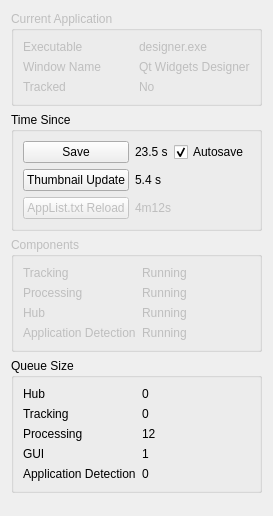
            <widget class="QWidget" name="scrollAreaWidgetContents_3">
             <property name="geometry">
              <rect>
               <x>0</x>
               <y>-155</y>
               <width>259</width>
               <height>516</height>
              </rect>
             </property>
             <layout class="QVBoxLayout" name="verticalLayout">
              <item>
               <widget class="QGroupBox" name="groupBox_11">
                <property name="enabled">
                 <bool>false</bool>
                </property>
                <property name="title">
                 <string>Current Application</string>
                </property>
                <layout class="QGridLayout" name="gridLayout_5">
                 <item row="2" column="0">
                  <widget class="QLabel" name="label_6">
                   <property name="text">
                    <string>Tracked</string>
                   </property>
                  </widget>
                 </item>
                 <item row="1" column="0">
                  <widget class="QLabel" name="label_10">
                   <property name="text">
                    <string>Window Name</string>
                   </property>
                  </widget>
                 </item>
                 <item row="0" column="0">
                  <widget class="QLabel" name="label_5">
                   <property name="text">
                    <string>Executable</string>
                   </property>
                  </widget>
                 </item>
                 <item row="0" column="1">
                  <widget class="QLabel" name="stat_app_exe">
                   <property name="text">
                    <string>designer.exe</string>
                   </property>
                  </widget>
                 </item>
                 <item row="1" column="1">
                  <widget class="QLabel" name="stat_app_window_name">
                   <property name="text">
                    <string>Qt Widgets Designer</string>
                   </property>
                  </widget>
                 </item>
                 <item row="2" column="1">
                  <widget class="QLabel" name="stat_app_tracked">
                   <property name="text">
                    <string>No</string>
                   </property>
                  </widget>
                 </item>
                </layout>
               </widget>
              </item>
              <item>
               <widget class="QGroupBox" name="groupBox_10">
                <property name="title">
                 <string>Time Since</string>
                </property>
                <layout class="QGridLayout" name="gridLayout_4">
                 <item row="0" column="0">
                  <widget class="QPushButton" name="save">
                   <property name="text">
                    <string>Save</string>
                   </property>
                  </widget>
                 </item>
                 <item row="2" column="0">
                  <widget class="QPushButton" name="pushButton">
                   <property name="enabled">
                    <bool>false</bool>
                   </property>
                   <property name="text">
                    <string>AppList.txt Reload</string>
                   </property>
                  </widget>
                 </item>
                 <item row="1" column="1">
                  <widget class="QLabel" name="time_since_thumbnail">
                   <property name="text">
                    <string>5.4 s</string>
                   </property>
                  </widget>
                 </item>
                 <item row="1" column="0">
                  <widget class="QPushButton" name="thumbnail_refresh">
                   <property name="text">
                    <string>Thumbnail Update</string>
                   </property>
                  </widget>
                 </item>
                 <item row="2" column="1">
                  <widget class="QLabel" name="label_3">
                   <property name="enabled">
                    <bool>false</bool>
                   </property>
                   <property name="text">
                    <string>4m12s</string>
                   </property>
                  </widget>
                 </item>
                 <item row="0" column="1">
                  <layout class="QHBoxLayout" name="horizontalLayout_7">
                   <item>
                    <widget class="QLabel" name="time_since_save">
                     <property name="text">
                      <string>23.5 s</string>
                     </property>
                    </widget>
                   </item>
                   <item>
                    <widget class="QCheckBox" name="autosave">
                     <property name="text">
                      <string>Autosave</string>
                     </property>
                     <property name="checked">
                      <bool>true</bool>
                     </property>
                    </widget>
                   </item>
                  </layout>
                 </item>
                </layout>
               </widget>
              </item>
              <item>
               <widget class="QGroupBox" name="groupBox_13">
                <property name="enabled">
                 <bool>false</bool>
                </property>
                <property name="title">
                 <string>Components</string>
                </property>
                <layout class="QGridLayout" name="gridLayout_8">
                 <item row="0" column="1">
                  <widget class="QLabel" name="stat_tracking_state">
                   <property name="text">
                    <string>Running</string>
                   </property>
                  </widget>
                 </item>
                 <item row="0" column="0">
                  <widget class="QLabel" name="label_34">
                   <property name="text">
                    <string>Tracking</string>
                   </property>
                  </widget>
                 </item>
                 <item row="2" column="0">
                  <widget class="QLabel" name="label_36">
                   <property name="text">
                    <string>Hub</string>
                   </property>
                  </widget>
                 </item>
                 <item row="1" column="0">
                  <widget class="QLabel" name="label_39">
                   <property name="text">
                    <string>Processing</string>
                   </property>
                  </widget>
                 </item>
                 <item row="3" column="1">
                  <widget class="QLabel" name="stat_app_state">
                   <property name="text">
                    <string>Running</string>
                   </property>
                  </widget>
                 </item>
                 <item row="2" column="1">
                  <widget class="QLabel" name="stat_hub_state">
                   <property name="text">
                    <string>Running</string>
                   </property>
                  </widget>
                 </item>
                 <item row="1" column="1">
                  <widget class="QLabel" name="stat_processing_state">
                   <property name="text">
                    <string>Running</string>
                   </property>
                  </widget>
                 </item>
                 <item row="3" column="0">
                  <widget class="QLabel" name="label_40">
                   <property name="text">
                    <string>Application Detection</string>
                   </property>
                  </widget>
                 </item>
                </layout>
               </widget>
              </item>
              <item>
               <widget class="QGroupBox" name="groupBox_14">
                <property name="title">
                 <string>Queue Size</string>
                </property>
                <layout class="QGridLayout" name="gridLayout_9">
                 <item row="1" column="1">
                  <widget class="QLabel" name="stat_tracking_queue">
                   <property name="text">
                    <string>0</string>
                   </property>
                  </widget>
                 </item>
                 <item row="2" column="1">
                  <widget class="QLabel" name="stat_processing_queue">
                   <property name="text">
                    <string>12</string>
                   </property>
                  </widget>
                 </item>
                 <item row="1" column="0">
                  <widget class="QLabel" name="label_43">
                   <property name="text">
                    <string>Tracking</string>
                   </property>
                  </widget>
                 </item>
                 <item row="2" column="0">
                  <widget class="QLabel" name="label_45">
                   <property name="text">
                    <string>Processing</string>
                   </property>
                  </widget>
                 </item>
                 <item row="4" column="0">
                  <widget class="QLabel" name="label_49">
                   <property name="text">
                    <string>Application Detection</string>
                   </property>
                  </widget>
                 </item>
                 <item row="4" column="1">
                  <widget class="QLabel" name="stat_app_detection_queue">
                   <property name="text">
                    <string>0</string>
                   </property>
                  </widget>
                 </item>
                 <item row="0" column="0">
                  <widget class="QLabel" name="label_44">
                   <property name="text">
                    <string>Hub</string>
                   </property>
                  </widget>
                 </item>
                 <item row="0" column="1">
                  <widget class="QLabel" name="stat_hub_queue">
                   <property name="text">
                    <string>0</string>
                   </property>
                  </widget>
                 </item>
                 <item row="3" column="0">
                  <widget class="QLabel" name="label_12">
                   <property name="text">
                    <string>GUI</string>
                   </property>
                  </widget>
                 </item>
                 <item row="3" column="1">
                  <widget class="QLabel" name="stat_gui_queue">
                   <property name="text">
                    <string>1</string>
                   </property>
                  </widget>
                 </item>
                </layout>
               </widget>
              </item>
              <item>
               <spacer name="verticalSpacer_2">
                <property name="orientation">
                 <enum>Qt::Orientation::Vertical</enum>
                </property>
                <property name="sizeHint" stdset="0">
                 <size>
                  <width>20</width>
                  <height>40</height>
                 </size>
                </property>
               </spacer>
              </item>
             </layout>
            </widget>
